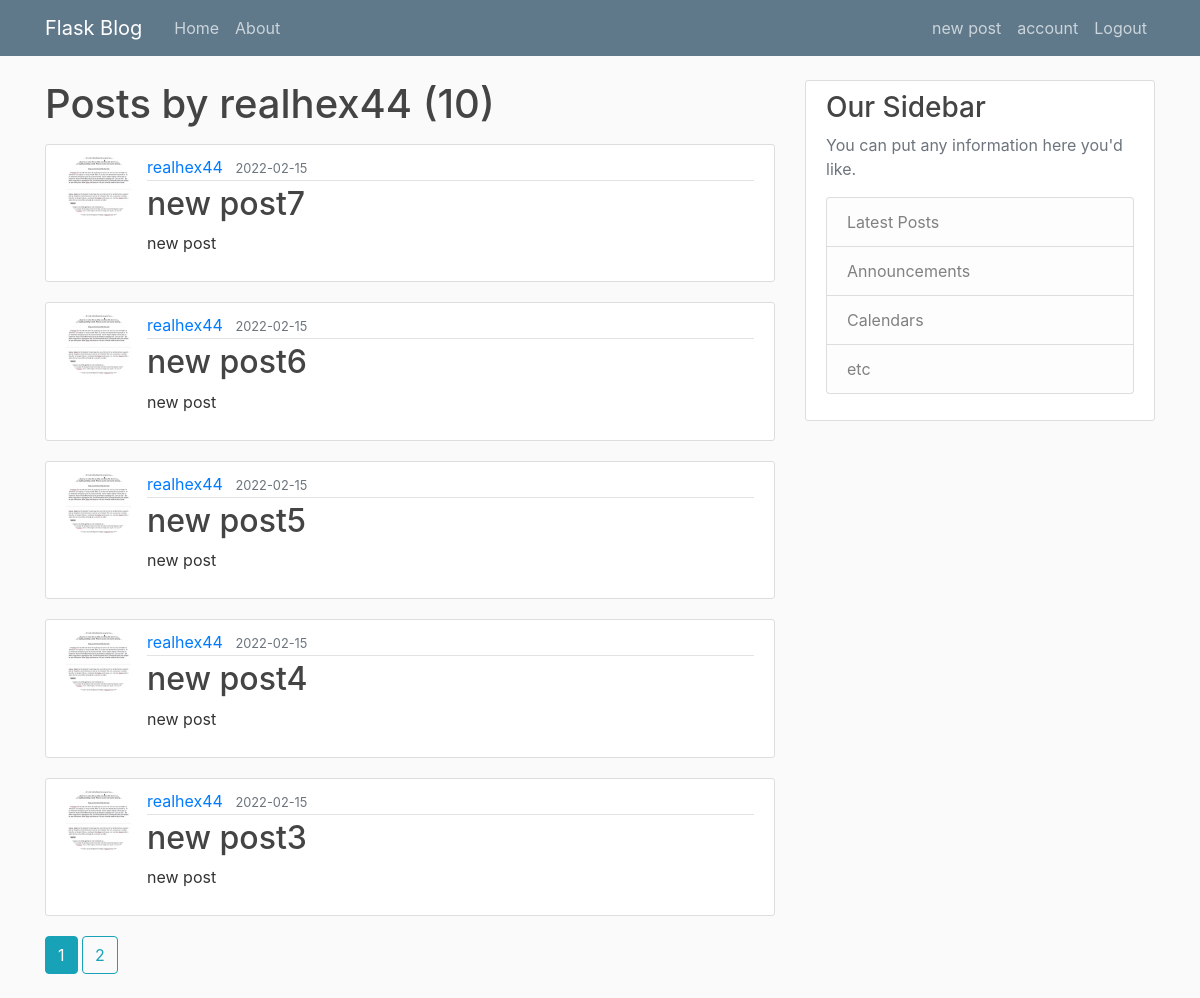
The app's page /user/realhex44 (signed in) with its own data.
### flaskblog/models.py (models this page shows, shortened)
class User(db.Model, UserMixin):
    id = db.Column(db.Integer, primary_key=True)
    username = db.Column(db.String(20), unique=True, nullable=False)
    email = db.Column(db.String(120), unique=True, nullable=False)
    image_file = db.Column(db.String(20), nullable=False, default='default.jpg')
    password = db.Column(db.String(60), nullable=False)
    posts = db.relationship('Post', backref="author", lazy=True)

class Post(db.Model):
    id = db.Column(db.Integer, primary_key=True)
    title = db.Column(db.String(100), nullable=False)
    date_posted = db.Column(db.DateTime, nullable=False, default=datetime.utcnow)
    content = db.Column(db.Text, nullable=False)
    user_id = db.Column(db.Integer, db.ForeignKey('user.id'), nullable=False)

### flaskblog/routes.py (the view)
@app.route("/user/<string:username>")
def user_posts(username):
    page = request.args.get("page", 1, type=int)
    user = User.query.filter_by(username=username).first_or_404()
    posts = Post.query.filter_by(author=user)\
        .order_by(Post.date_posted.desc())\
        .paginate(per_page=5, page=page)
    return render_template("user_posts.html", posts=posts, user=user,emojis=emojis)

### flaskblog/models.py (called while the page is built)
@login_manager.user_loader
def Load_user(user_id):
    return User.query.get(int(user_id))

### flaskblog/templates/user_posts.html
{% extends "layout.html" %}
{% block content %}
    <h1 class="mb-3">Posts by {{ user.username }} ({{ posts.total }})</h1>
    {% for post in posts.items %}
    <article class="media content-section">
      <img src="{{ url_for('static', filename='profile_pics/' + post.author.image_file) }}" alt="pfp of author" class="rounded-circle article-img">
        <div class="media-body">
          <div class="article-metadata">
            <a class="mr-2" href="{{url_for('user_posts', username=post.author.username)}}">{{ post.author.username }}</a>
            <small class="text-muted">{{ post.date_posted.strftime("%Y-%m-%d") }}</small>
          </div>
          <h2><a class="article-title" href="{{ url_for('post', post_id=post.id) }}">{{ post.title }}</a></h2>
          <p class="article-content">{{ post.content }}</p>
        </div>
      </article>
    {% endfor %}
    {% for page_num in posts.iter_pages(left_edge=1,right_edge=1,left_current=1,right_current=2) %}
      {% if page_num %}
        {%if posts.page == page_num %}
          <a class="btn btn-info mb-4" href="{{ url_for('user_posts', username=user.username, page=page_num) }}">{{ page_num }}</a>
        {% else %}
          <a class="btn btn-outline-info mb-4" href="{{ url_for('user_posts',username=user.username, page=page_num) }}">{{ page_num }}</a>
        {% endif %}
      {% else %}
        ...
      {% endif %}
    {% endfor %}
{% endblock content %}

### flaskblog/static/main.css (style rules this page uses)
body { background: #fafafa; color: #333333; margin-top: 5rem; }
h1, h2, h3, h4, h5, h6 { color: #444444; }
.content-section { background: #ffffff; padding: 10px 20px; border: 1px solid #dddddd; border-radius: 3px; margin-bottom: 20px; }
.article-title { color: #444444; }
.article-content { white-space: pre-line; }
.article-img { height: 65px; width: 65px; margin-right: 16px; }
.article-metadata { padding-bottom: 1px; margin-bottom: 4px; border-bottom: 1px solid #e3e3e3 }

### records on screen
User: username "realhex44"
Post: image_file (picture), author.username "realhex44", date_posted "2022-02-15", title "new post7", content "new post"
Post: image_file (picture), author.username "realhex44", date_posted "2022-02-15", title "new post6", content "new post"
Post: image_file (picture), author.username "realhex44", date_posted "2022-02-15", title "new post5", content "new post"
Post: image_file (picture), author.username "realhex44", date_posted "2022-02-15", title "new post4", content "new post"
Post: image_file (picture), author.username "realhex44", date_posted "2022-02-15", title "new post3", content "new post"

### other values on screen
{{ posts.total }} "10"
{{ page_num }} "1"
{{ page_num }} "2"
